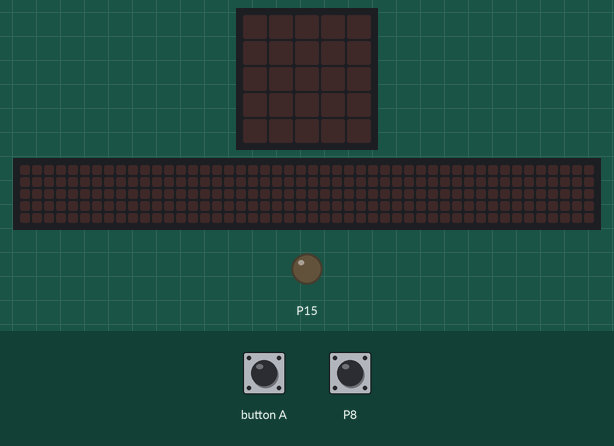
The program below on a simulated BBC micro:bit running MicroPython. On the bench: the board's 5×5 LED display, a strip that is not on the board, showing the scrolling text unrolled, output pins drawn as LEDs (lit = HIGH). Inputs (shaded band) come from the test bench; at power-on: P8 HIGH. Random numbers come from a fixed seed; the 48×5 strip is a reading aid, not a part: it shows the text the display is scrolling, unrolled, one strip-width of it at a time.

Above: at 1.2 s.
1.3 s: button A pressed for 0.15 s
At 4.2 s:
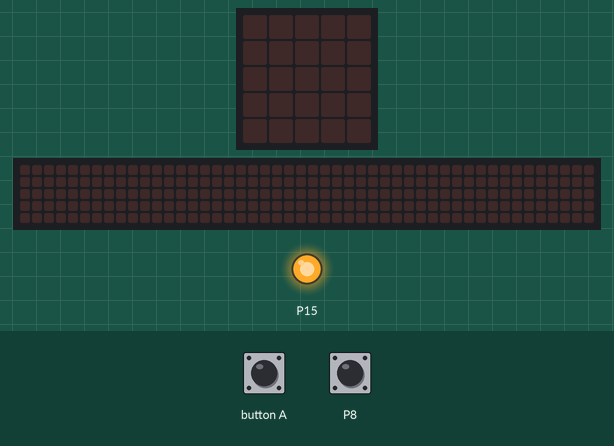
4.4 s: P8 pulled LOW for 0.15 s
At 4.47 s:
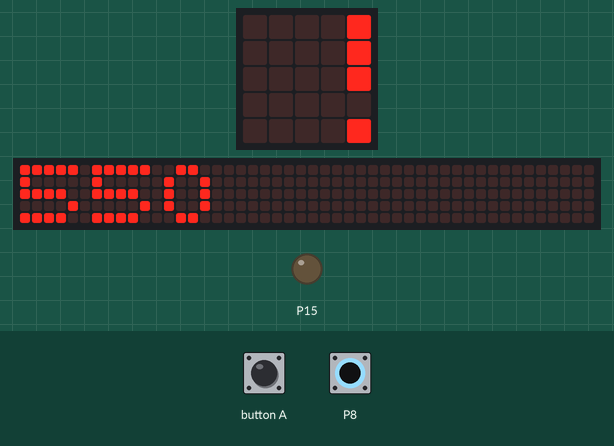
7.4 s: button A pressed for 1 s
11.4 s: P8 pulled LOW for 1 s
At 12.41 s:
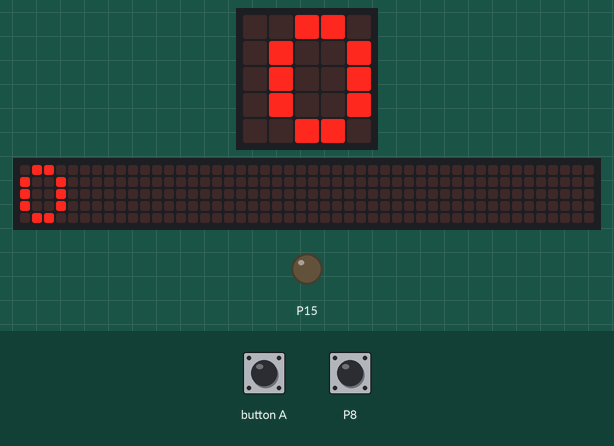
14.4 s: button A pressed for 0.15 s
At 17.8 s:
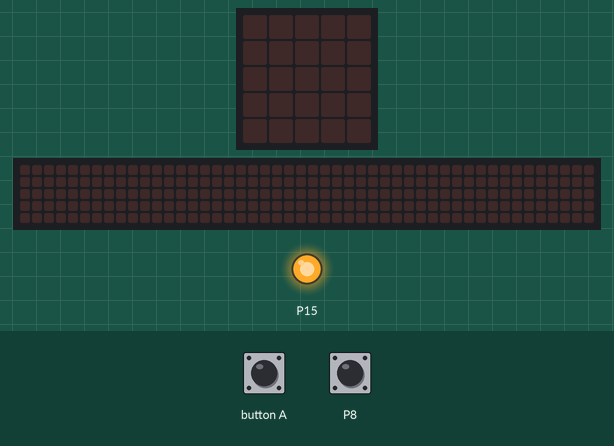
Timing chart, 0 to 18.5 s (numbered marks = the images above; inputs shaded):
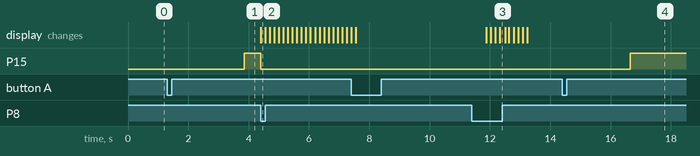

Measured:
- after the input at 1.3 s, P15: LOW → HIGH after 2.6 s
- after the input at 4.4 s, P15: HIGH → LOW at once; the display: changes at once (image 2)
- after the input at 11.4 s, the display: first changes after 0.48 s (image 3 shows a later state)
- after the input at 14.4 s, P15: LOW → HIGH after 2.3 s

The program:

main.py
```python
from microbit import *
import random

inicio = 0
reacao = 0
display.off()
pin8.set_pull(pin8.PULL_UP)

while True:
    if button_a.was_pressed():
        pin15.write_digital(0)
        sleep(random.randint(2000, 5000))
        pin15.write_digital(1)
        inicio = running_time()
        while pin8.read_digital() == 1:
            sleep(1)
        reacao = running_time() - inicio
        pin15.write_digital(0)
        display.on()
        display.scroll(reacao)
        display.off()
```
